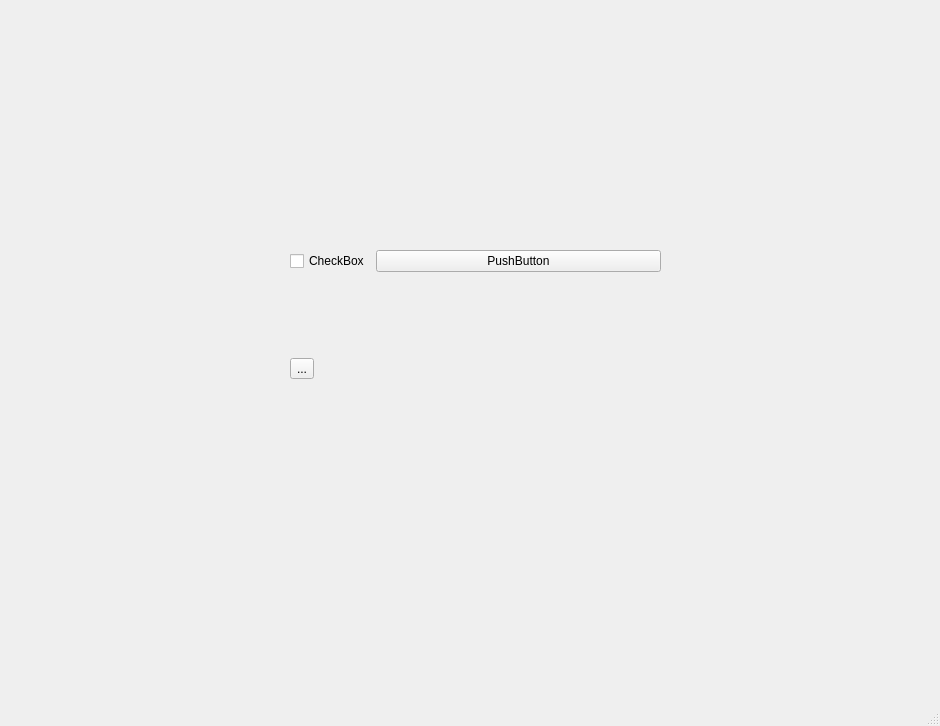
<?xml version="1.0" encoding="UTF-8"?>
<ui version="4.0">
 <class>MainWindow</class>
 <widget class="QMainWindow" name="MainWindow">
  <property name="geometry">
   <rect>
    <x>0</x>
    <y>0</y>
    <width>940</width>
    <height>726</height>
   </rect>
  </property>
  <property name="windowTitle">
   <string>MainWindow</string>
  </property>
  <widget class="QWidget" name="centralwidget">
   <widget class="QWidget" name="gridLayoutWidget">
    <property name="geometry">
     <rect>
      <x>290</x>
      <y>170</y>
      <width>371</width>
      <height>291</height>
     </rect>
    </property>
    <layout class="QGridLayout" name="gridLayout">
     <item row="1" column="0">
      <widget class="QToolButton" name="toolButton">
       <property name="text">
        <string>...</string>
       </property>
      </widget>
     </item>
     <item row="0" column="0">
      <widget class="QCheckBox" name="checkBox">
       <property name="text">
        <string>CheckBox</string>
       </property>
      </widget>
     </item>
     <item row="0" column="1">
      <widget class="QPushButton" name="pushButton">
       <property name="text">
        <string>PushButton</string>
       </property>
       <property name="autoDefault">
        <bool>false</bool>
       </property>
      </widget>
     </item>
    </layout>
   </widget>
  </widget>
  <widget class="QMenuBar" name="menubar">
   <property name="geometry">
    <rect>
     <x>0</x>
     <y>0</y>
     <width>940</width>
     <height>26</height>
    </rect>
   </property>
  </widget>
  <widget class="QStatusBar" name="statusbar"/>
 </widget>
 <resources/>
 <connections>
  <connection>
   <sender>pushButton</sender>
   <signal>clicked()</signal>
   <receiver>checkBox</receiver>
   <slot>click()</slot>
   <hints>
    <hint type="sourcelabel">
     <x>524</x>
     <y>287</y>
    </hint>
    <hint type="destinationlabel">
     <x>336</x>
     <y>287</y>
    </hint>
   </hints>
  </connection>
  <connection>
   <sender>checkBox</sender>
   <signal>stateChanged(int)</signal>
   <receiver>statusbar</receiver>
   <slot>clearMessage()</slot>
   <hints>
    <hint type="sourcelabel">
     <x>336</x>
     <y>287</y>
    </hint>
    <hint type="destinationlabel">
     <x>469</x>
     <y>713</y>
    </hint>
   </hints>
  </connection>
 </connections>
</ui>
